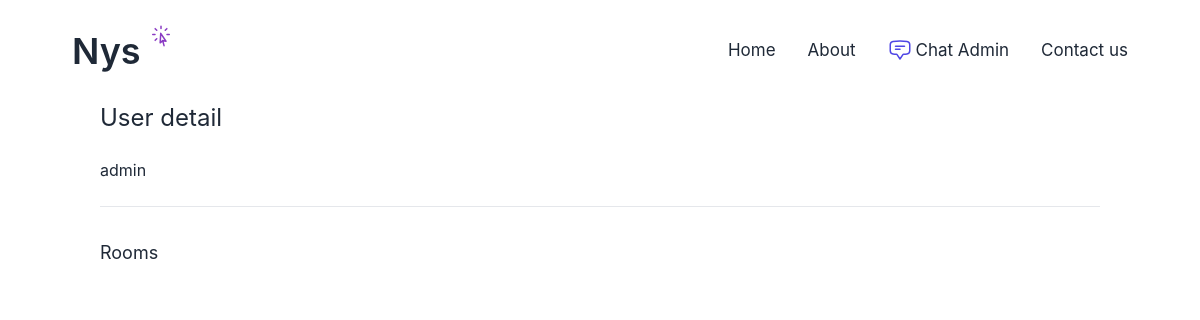
Before: /chat-admin/users/6aaf5a42-7c56-4b12-afab-a7e29df4ad82/ (signed in) with the older database file.
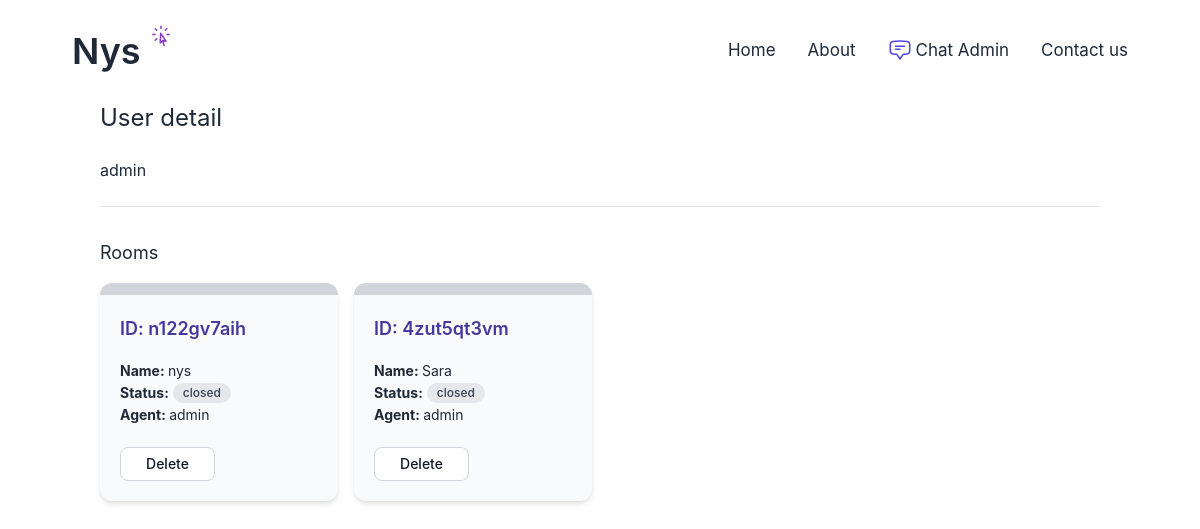
After: the same page with the newer database file.
### chat/models.py (models this page shows, shortened)
class Room(models.Model):
    WAITING = "waiting"
    ACTIVE = "active"
    CLOSED = "closed"
    CHOICES_STATUS = [(WAITING, "Waiting"), (ACTIVE, "Active"), (CLOSED, "Closed")]
    uuid = models.CharField(max_length=255)
    client = models.CharField(max_length=255)
    agent = models.ForeignKey(
        User, related_name="rooms", blank=True, null=True, on_delete=models.SET_NULL
    )
    messages = models.ManyToManyField(Message, blank=True)
    url = models.CharField(max_length=255, blank=True, null=True)
    status = models.CharField(max_length=20, choices=CHOICES_STATUS, default=WAITING)
    created_at = models.DateTimeField(auto_now_add=True)
    class Meta:
        ordering: ["-created_at"]

### account/models.py (models this page shows)
class User(AbstractBaseUser, PermissionsMixin):
    AGENT = 'agent'
    MANAGER = 'manager'
    ROLES_CHOICES = (
        (AGENT, 'Agent'),
        (MANAGER, 'Manager'),
    )
    id = models.UUIDField(primary_key=True, default=uuid.uuid4, editable=False)
    email = models.EmailField(unique=True)
    name = models.CharField(max_length=255, blank=True, default='')
    role = models.CharField(max_length=20, choices=ROLES_CHOICES, default=AGENT)
    is_active = models.BooleanField(default=True)
    is_superuser = models.BooleanField(default=False)
    is_staff = models.BooleanField(default=False)
    date_joined = models.DateTimeField(default=timezone.now)
    last_login = models.DateTimeField(blank=True, null=True)
    objects = CustomUserManager()
    USERNAME_FIELD = 'email'
    EMAIL_FIELD = 'email'
    REQUIRED_FIELDS = ['name']

### chat/views.py (the view)
# urls.py: path("chat-admin/users/<uuid:uuid>/", views.user_detail, name="user_detail"),
@login_required
def user_detail(request, uuid):
    user = User.objects.get(pk=uuid)
    rooms = user.rooms.all()
    return render(
        request,
        "chat/user_detail.html",
        {
            "user": user,
            "rooms": rooms,
        },
    )

### chat/templates/chat/user_detail.html
{% extends 'core/base.html' %} {% block content %}
<h1 class="mb-6 text-2xl">User detail</h1>
{{ user.name }}
<hr class="my-6" />
<div class="mt-8">
  <h2 class="mb-4 text-lg">Rooms</h2>
  {% include 'chat/partials/room_list.html' %}
</div>
{% endblock %}

### chat/templates/chat/partials/room_list.html (shortened to what this page needs)
<div class="grid grid-cols-4 gap-4">
  {% for room in rooms %}
  <div
    class="rounded-xl {% if room.status == 'active' %} bg-indigo-50 {% elif room.status == 'waiting' %} bg-fuchsia-50 {% else %} bg-gray-50 {% endif %} shadow-md"
  >
    <div
      class="relative h-3 rounded-t-xl {% if room.status == 'active' %} bg-gradient-to-r to-sky-300 from-fuchsia-300 {% elif room.status == 'waiting' %} bg-fuchsia-200 {% else%} bg-gray-300 {% endif %}"
    ></div>
    <div class="p-5">
      <h3 class="mb-4 text-lg font-semibold text-indigo-800">
        ID: {{ room.uuid }}
      </h3>
      <div class="text-sm text-gray-800 leading-6">
        <b>Name: </b> {{ room.client }} <br />
        <div class="flex gap-1 text-sm">
          <b>Status: </b>
          <span
            class="w-auto flex gap-1 items-center p-2 {% if room.status == 'active' %} bg-indigo-200 text-indigo-700 {% elif room.status == 'waiting' %} bg-fuchsia-200 text-fuchsia-700 {% else%} bg-gray-200 text-gray-700 {% endif %} text-xs font-medium me-2 px-2.5 py-0.5 rounded-full"
          >
            <p>{{ room.status }}</p>
          </span>
        </div>
        <b>Agent: </b> {% firstof room.agent.name '-' %} <br />
      </div>
      <div class="w-full flex justify-between mt-2">
        <div class="w-full text-sm font-normal mt-3">
          <div
            class="grid grid-cols-2 gap-2 {% if room.status != 'closed' %} hidden {% endif %}"
          >
            <div>
              <a
                href="{%  url 'chat:delete_room' room.uuid %}"
                class="inline-flex justify-center w-full px-2 py-1.5 text-sm font-medium text-center text-gray-900 bg-white border border-gray-300 rounded-lg hover:bg-gray-100 focus:ring-4 focus:outline-none focus:ring-gray-200"
                >Delete</a
              >
            </div>
          </div>
        </div>
      </div>
    </div>
  </div>
  {% endfor %}
</div>

Changed rows visible on the page:
added Room: uuid "n122gv7aih", client "nys", status "closed", agent.name "admin"
added Room: uuid "4zut5qt3vm", client "Sara", status "closed", agent.name "admin"
